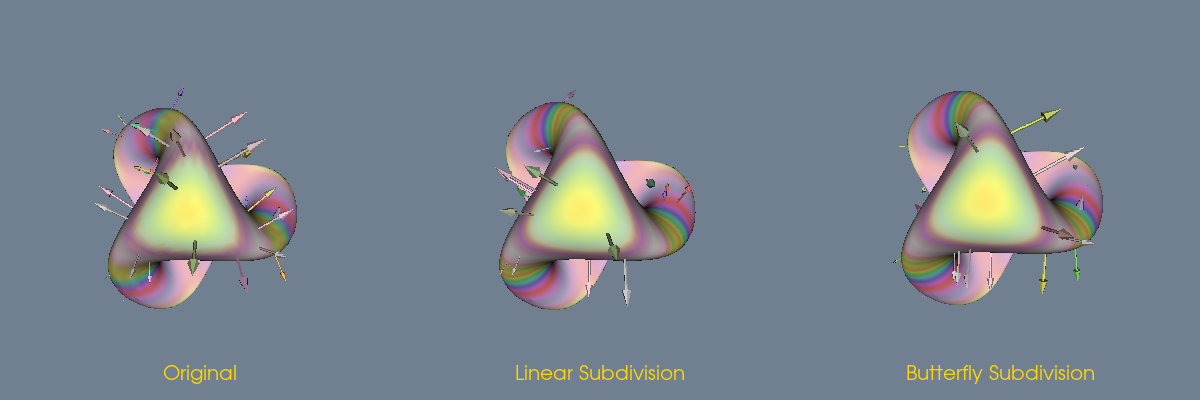

Reproduce this figure in Python.
#!/usr/bin/env python

# Point data subdivision comparison: original, linear, and butterfly on a Boy surface.

# Factory overrides: importing these modules registers the OpenGL rendering
# and interaction style implementations for vtkRenderingCore factory classes.
import vtkmodules.vtkInteractionStyle  # noqa: F401
import vtkmodules.vtkRenderingOpenGL2  # noqa: F401

# VTK pipeline classes used in this example
from vtkmodules.vtkCommonColor import vtkColorSeries
from vtkmodules.vtkCommonComputationalGeometry import vtkParametricBoy
from vtkmodules.vtkCommonDataModel import vtkColor3ub
from vtkmodules.vtkFiltersCore import (
    vtkGlyph3D,
    vtkMaskPoints,
)
from vtkmodules.vtkFiltersModeling import (
    vtkButterflySubdivisionFilter,
    vtkLinearSubdivisionFilter,
)
from vtkmodules.vtkFiltersSources import (
    vtkArrowSource,
    vtkParametricFunctionSource,
)
from vtkmodules.vtkRenderingCore import (
    vtkActor,
    vtkColorTransferFunction,
    vtkDataSetMapper,
    vtkPolyDataMapper,
    vtkRenderWindow,
    vtkRenderWindowInteractor,
    vtkRenderer,
    vtkTextActor,
    vtkTextProperty,
)

# Colors (normalized RGB)
slate_gray = (0.439, 0.502, 0.565)
gold = (1.000, 0.843, 0.000)

# Source: generate a Boy surface with Z-based scalars
boy = vtkParametricBoy()
boy.JoinUOff()

boy_source = vtkParametricFunctionSource()
boy_source.SetParametricFunction(boy)
boy_source.SetScalarModeToZ()
boy_source.Update()
boy_source.GetOutput().GetPointData().GetScalars().SetName("Elevation")

scalar_range = boy_source.GetOutput().GetScalarRange()
bounds = boy_source.GetOutput().GetBounds()
scale_factor = min(bounds[1] - bounds[0], bounds[3] - bounds[2], bounds[5] - bounds[4]) * 0.2
glyph_points = 50

# Lookup table: Brewer Qualitative Set3 color transfer function
color_series = vtkColorSeries()
color_series.SetColorScheme(61)
lut = vtkColorTransferFunction()
lut.SetColorSpaceToHSV()
num_colors = color_series.GetNumberOfColors()
for i in range(num_colors):
    c3 = vtkColor3ub(color_series.GetColor(i))
    r, g, b = c3[0] / 255.0, c3[1] / 255.0, c3[2] / 255.0
    t = scalar_range[0] + (scalar_range[1] - scalar_range[0]) / (num_colors - 1) * i
    lut.AddRGBPoint(t, r, g, b)

# Filter: butterfly subdivision (3 levels)
butterfly = vtkButterflySubdivisionFilter()
butterfly.SetInputConnection(boy_source.GetOutputPort())
butterfly.SetNumberOfSubdivisions(3)
butterfly.Update()

# Filter: linear subdivision (3 levels)
linear = vtkLinearSubdivisionFilter()
linear.SetInputConnection(boy_source.GetOutputPort())
linear.SetNumberOfSubdivisions(3)
linear.Update()

ren_win_x = 1200
ren_win_y = ren_win_x // 3
min_dim = min(ren_win_x, ren_win_y)

# --- Viewport 0: original ---
surf_mapper_0 = vtkPolyDataMapper()
surf_mapper_0.SetInputConnection(boy_source.GetOutputPort())
surf_mapper_0.SetLookupTable(lut)
surf_mapper_0.SetScalarRange(scalar_range)
surf_mapper_0.SetColorModeToMapScalars()
surf_mapper_0.ScalarVisibilityOn()

surf_actor_0 = vtkActor()
surf_actor_0.SetMapper(surf_mapper_0)
surf_actor_0.GetProperty().SetInterpolationToGouraud()

arrow_0 = vtkArrowSource()

mask_0 = vtkMaskPoints()
mask_0.SetInputConnection(boy_source.GetOutputPort())
mask_0.SetOnRatio(boy_source.GetOutput().GetNumberOfPoints() // glyph_points)
mask_0.SetRandomMode(1)

glyph_0 = vtkGlyph3D()
glyph_0.SetScaleFactor(scale_factor)
glyph_0.SetVectorModeToUseNormal()
glyph_0.SetColorModeToColorByScalar()
glyph_0.SetScaleModeToScaleByVector()
glyph_0.OrientOn()
glyph_0.SetSourceConnection(arrow_0.GetOutputPort())
glyph_0.SetInputConnection(mask_0.GetOutputPort())
glyph_0.Update()

glyph_mapper_0 = vtkDataSetMapper()
glyph_mapper_0.SetScalarRange(scalar_range)
glyph_mapper_0.SetColorModeToMapScalars()
glyph_mapper_0.ScalarVisibilityOn()
glyph_mapper_0.SetLookupTable(lut)
glyph_mapper_0.SetInputConnection(glyph_0.GetOutputPort())

glyph_actor_0 = vtkActor()
glyph_actor_0.SetMapper(glyph_mapper_0)

text_prop_0 = vtkTextProperty()
text_prop_0.SetJustificationToCentered()
text_prop_0.SetFontSize(int(min_dim / 20))

label_actor_0 = vtkTextActor()
label_actor_0.SetInput("Original")
label_actor_0.SetPosition(min_dim / 2.0, 16)
label_actor_0.GetTextProperty().ShallowCopy(text_prop_0)
label_actor_0.GetTextProperty().SetColor(gold)

ren_0 = vtkRenderer()
ren_0.SetViewport(0.0, 0.0, 1.0 / 3.0, 1.0)
ren_0.AddActor(surf_actor_0)
ren_0.AddActor(glyph_actor_0)
ren_0.AddActor(label_actor_0)
ren_0.SetBackground(slate_gray)
ren_0.ResetCamera()

# --- Viewport 1: linear subdivision ---
surf_mapper_1 = vtkPolyDataMapper()
surf_mapper_1.SetInputConnection(linear.GetOutputPort())
surf_mapper_1.SetLookupTable(lut)
surf_mapper_1.SetScalarRange(scalar_range)
surf_mapper_1.SetColorModeToMapScalars()
surf_mapper_1.ScalarVisibilityOn()

surf_actor_1 = vtkActor()
surf_actor_1.SetMapper(surf_mapper_1)
surf_actor_1.GetProperty().SetInterpolationToGouraud()

arrow_1 = vtkArrowSource()

mask_1 = vtkMaskPoints()
mask_1.SetInputConnection(linear.GetOutputPort())
mask_1.SetOnRatio(linear.GetOutput().GetNumberOfPoints() // glyph_points)
mask_1.SetRandomMode(1)

glyph_1 = vtkGlyph3D()
glyph_1.SetScaleFactor(scale_factor)
glyph_1.SetVectorModeToUseNormal()
glyph_1.SetColorModeToColorByScalar()
glyph_1.SetScaleModeToScaleByVector()
glyph_1.OrientOn()
glyph_1.SetSourceConnection(arrow_1.GetOutputPort())
glyph_1.SetInputConnection(mask_1.GetOutputPort())
glyph_1.Update()

glyph_mapper_1 = vtkDataSetMapper()
glyph_mapper_1.SetScalarRange(scalar_range)
glyph_mapper_1.SetColorModeToMapScalars()
glyph_mapper_1.ScalarVisibilityOn()
glyph_mapper_1.SetLookupTable(lut)
glyph_mapper_1.SetInputConnection(glyph_1.GetOutputPort())

glyph_actor_1 = vtkActor()
glyph_actor_1.SetMapper(glyph_mapper_1)

text_prop_1 = vtkTextProperty()
text_prop_1.SetJustificationToCentered()
text_prop_1.SetFontSize(int(min_dim / 20))

label_actor_1 = vtkTextActor()
label_actor_1.SetInput("Linear Subdivision")
label_actor_1.SetPosition(min_dim / 2.0, 16)
label_actor_1.GetTextProperty().ShallowCopy(text_prop_1)
label_actor_1.GetTextProperty().SetColor(gold)

ren_1 = vtkRenderer()
ren_1.SetViewport(1.0 / 3.0, 0.0, 2.0 / 3.0, 1.0)
ren_1.AddActor(surf_actor_1)
ren_1.AddActor(glyph_actor_1)
ren_1.AddActor(label_actor_1)
ren_1.SetBackground(slate_gray)
ren_1.ResetCamera()

# --- Viewport 2: butterfly subdivision ---
surf_mapper_2 = vtkPolyDataMapper()
surf_mapper_2.SetInputConnection(butterfly.GetOutputPort())
surf_mapper_2.SetLookupTable(lut)
surf_mapper_2.SetScalarRange(scalar_range)
surf_mapper_2.SetColorModeToMapScalars()
surf_mapper_2.ScalarVisibilityOn()

surf_actor_2 = vtkActor()
surf_actor_2.SetMapper(surf_mapper_2)
surf_actor_2.GetProperty().SetInterpolationToGouraud()

arrow_2 = vtkArrowSource()

mask_2 = vtkMaskPoints()
mask_2.SetInputConnection(butterfly.GetOutputPort())
mask_2.SetOnRatio(butterfly.GetOutput().GetNumberOfPoints() // glyph_points)
mask_2.SetRandomMode(1)

glyph_2 = vtkGlyph3D()
glyph_2.SetScaleFactor(scale_factor)
glyph_2.SetVectorModeToUseNormal()
glyph_2.SetColorModeToColorByScalar()
glyph_2.SetScaleModeToScaleByVector()
glyph_2.OrientOn()
glyph_2.SetSourceConnection(arrow_2.GetOutputPort())
glyph_2.SetInputConnection(mask_2.GetOutputPort())
glyph_2.Update()

glyph_mapper_2 = vtkDataSetMapper()
glyph_mapper_2.SetScalarRange(scalar_range)
glyph_mapper_2.SetColorModeToMapScalars()
glyph_mapper_2.ScalarVisibilityOn()
glyph_mapper_2.SetLookupTable(lut)
glyph_mapper_2.SetInputConnection(glyph_2.GetOutputPort())

glyph_actor_2 = vtkActor()
glyph_actor_2.SetMapper(glyph_mapper_2)

text_prop_2 = vtkTextProperty()
text_prop_2.SetJustificationToCentered()
text_prop_2.SetFontSize(int(min_dim / 20))

label_actor_2 = vtkTextActor()
label_actor_2.SetInput("Butterfly Subdivision")
label_actor_2.SetPosition(min_dim / 2.0, 16)
label_actor_2.GetTextProperty().ShallowCopy(text_prop_2)
label_actor_2.GetTextProperty().SetColor(gold)

ren_2 = vtkRenderer()
ren_2.SetViewport(2.0 / 3.0, 0.0, 1.0, 1.0)
ren_2.AddActor(surf_actor_2)
ren_2.AddActor(glyph_actor_2)
ren_2.AddActor(label_actor_2)
ren_2.SetBackground(slate_gray)
ren_2.ResetCamera()

# Window: display the three-panel comparison
render_window = vtkRenderWindow()
render_window.AddRenderer(ren_0)
render_window.AddRenderer(ren_1)
render_window.AddRenderer(ren_2)
render_window.SetWindowName("point data subdivision")
render_window.SetMultiSamples(0)
render_window.SetSize(ren_win_x, ren_win_y)

# Interactor: handle mouse and keyboard events
render_window_interactor = vtkRenderWindowInteractor()
render_window_interactor.SetRenderWindow(render_window)

# Launch the interactive visualization
render_window_interactor.Initialize()
render_window_interactor.Start()
